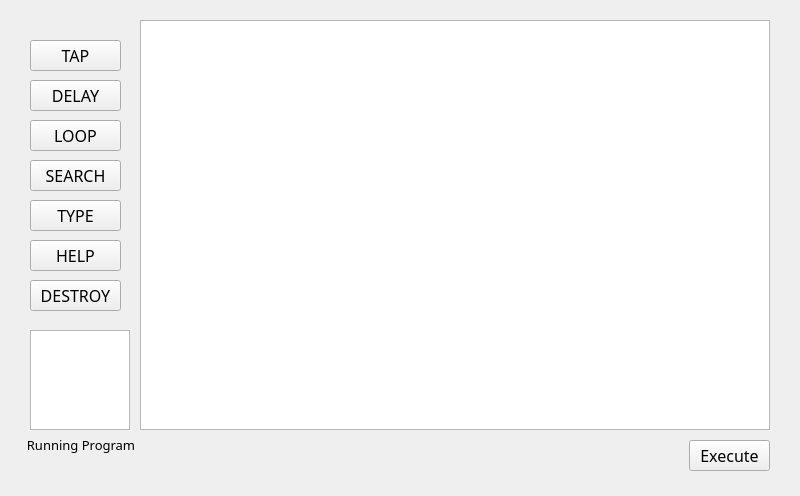
<?xml version="1.0" encoding="UTF-8"?>
<ui version="4.0">
 <class>MainWindow</class>
 <widget class="QMainWindow" name="MainWindow">
  <property name="geometry">
   <rect>
    <x>0</x>
    <y>0</y>
    <width>800</width>
    <height>496</height>
   </rect>
  </property>
  <property name="windowTitle">
   <string>MainWindow</string>
  </property>
  <widget class="QWidget" name="centralwidget">
   <widget class="QPushButton" name="tapBtn">
    <property name="geometry">
     <rect>
      <x>30</x>
      <y>40</y>
      <width>91</width>
      <height>31</height>
     </rect>
    </property>
    <property name="font">
     <font>
      <family>Poppins</family>
      <pointsize>12</pointsize>
     </font>
    </property>
    <property name="text">
     <string>TAP</string>
    </property>
   </widget>
   <widget class="QPushButton" name="delayBtn">
    <property name="geometry">
     <rect>
      <x>30</x>
      <y>80</y>
      <width>91</width>
      <height>31</height>
     </rect>
    </property>
    <property name="font">
     <font>
      <family>Poppins</family>
      <pointsize>12</pointsize>
     </font>
    </property>
    <property name="text">
     <string>DELAY</string>
    </property>
   </widget>
   <widget class="QPushButton" name="executeBtn">
    <property name="geometry">
     <rect>
      <x>689</x>
      <y>440</y>
      <width>81</width>
      <height>31</height>
     </rect>
    </property>
    <property name="font">
     <font>
      <family>Poppins</family>
      <pointsize>12</pointsize>
     </font>
    </property>
    <property name="text">
     <string>Execute</string>
    </property>
   </widget>
   <widget class="QPushButton" name="loopBtn">
    <property name="geometry">
     <rect>
      <x>30</x>
      <y>120</y>
      <width>91</width>
      <height>31</height>
     </rect>
    </property>
    <property name="font">
     <font>
      <family>Poppins</family>
      <pointsize>12</pointsize>
     </font>
    </property>
    <property name="text">
     <string>LOOP</string>
    </property>
   </widget>
   <widget class="QPushButton" name="searchBtn">
    <property name="geometry">
     <rect>
      <x>30</x>
      <y>160</y>
      <width>91</width>
      <height>31</height>
     </rect>
    </property>
    <property name="font">
     <font>
      <family>Poppins</family>
      <pointsize>12</pointsize>
     </font>
    </property>
    <property name="text">
     <string>SEARCH</string>
    </property>
   </widget>
   <widget class="QPushButton" name="typeBtn">
    <property name="geometry">
     <rect>
      <x>30</x>
      <y>200</y>
      <width>91</width>
      <height>31</height>
     </rect>
    </property>
    <property name="font">
     <font>
      <family>Poppins</family>
      <pointsize>12</pointsize>
     </font>
    </property>
    <property name="text">
     <string>TYPE</string>
    </property>
   </widget>
   <widget class="QPushButton" name="helpBtn">
    <property name="geometry">
     <rect>
      <x>30</x>
      <y>240</y>
      <width>91</width>
      <height>31</height>
     </rect>
    </property>
    <property name="font">
     <font>
      <family>Poppins</family>
      <pointsize>12</pointsize>
     </font>
    </property>
    <property name="text">
     <string>HELP</string>
    </property>
   </widget>
   <widget class="QPushButton" name="destroyBtn">
    <property name="geometry">
     <rect>
      <x>30</x>
      <y>280</y>
      <width>91</width>
      <height>31</height>
     </rect>
    </property>
    <property name="font">
     <font>
      <family>Poppins</family>
      <pointsize>12</pointsize>
     </font>
    </property>
    <property name="text">
     <string>DESTROY</string>
    </property>
   </widget>
   <widget class="QTextEdit" name="commandInterpreter">
    <property name="geometry">
     <rect>
      <x>140</x>
      <y>20</y>
      <width>630</width>
      <height>410</height>
     </rect>
    </property>
    <property name="font">
     <font>
      <family>Poppins</family>
      <pointsize>16</pointsize>
     </font>
    </property>
   </widget>
   <widget class="QTextEdit" name="textEd">
    <property name="geometry">
     <rect>
      <x>30</x>
      <y>330</y>
      <width>100</width>
      <height>100</height>
     </rect>
    </property>
   </widget>
   <widget class="QLabel" name="programFlowChart">
    <property name="geometry">
     <rect>
      <x>18</x>
      <y>430</y>
      <width>126</width>
      <height>30</height>
     </rect>
    </property>
    <property name="font">
     <font>
      <family>Poppins</family>
      <pointsize>10</pointsize>
     </font>
    </property>
    <property name="text">
     <string>Running Program</string>
    </property>
    <property name="alignment">
     <set>Qt::AlignmentFlag::AlignCenter</set>
    </property>
   </widget>
  </widget>
 </widget>
 <resources/>
 <connections/>
</ui>
